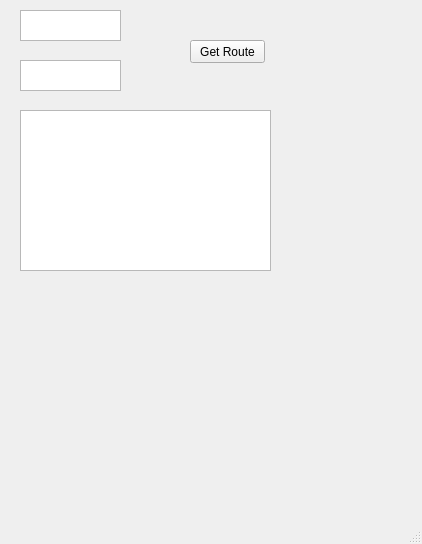
<?xml version="1.0" encoding="UTF-8"?>
<ui version="4.0">
 <class>MainWindow</class>
 <widget class="QMainWindow" name="MainWindow">
  <property name="geometry">
   <rect>
    <x>0</x>
    <y>0</y>
    <width>422</width>
    <height>544</height>
   </rect>
  </property>
  <property name="windowTitle">
   <string>MainWindow</string>
  </property>
  <widget class="QWidget" name="centralwidget">
   <widget class="QTextEdit" name="ori_box">
    <property name="geometry">
     <rect>
      <x>20</x>
      <y>10</y>
      <width>101</width>
      <height>31</height>
     </rect>
    </property>
   </widget>
   <widget class="QTextEdit" name="dest_box">
    <property name="geometry">
     <rect>
      <x>20</x>
      <y>60</y>
      <width>101</width>
      <height>31</height>
     </rect>
    </property>
   </widget>
   <widget class="QTextEdit" name="results">
    <property name="geometry">
     <rect>
      <x>20</x>
      <y>110</y>
      <width>251</width>
      <height>161</height>
     </rect>
    </property>
   </widget>
   <widget class="QPushButton" name="get_route">
    <property name="geometry">
     <rect>
      <x>190</x>
      <y>40</y>
      <width>75</width>
      <height>23</height>
     </rect>
    </property>
    <property name="text">
     <string>Get Route</string>
    </property>
   </widget>
  </widget>
  <widget class="QMenuBar" name="menubar">
   <property name="geometry">
    <rect>
     <x>0</x>
     <y>0</y>
     <width>422</width>
     <height>21</height>
    </rect>
   </property>
  </widget>
  <widget class="QStatusBar" name="statusbar"/>
 </widget>
 <resources/>
 <connections/>
</ui>
